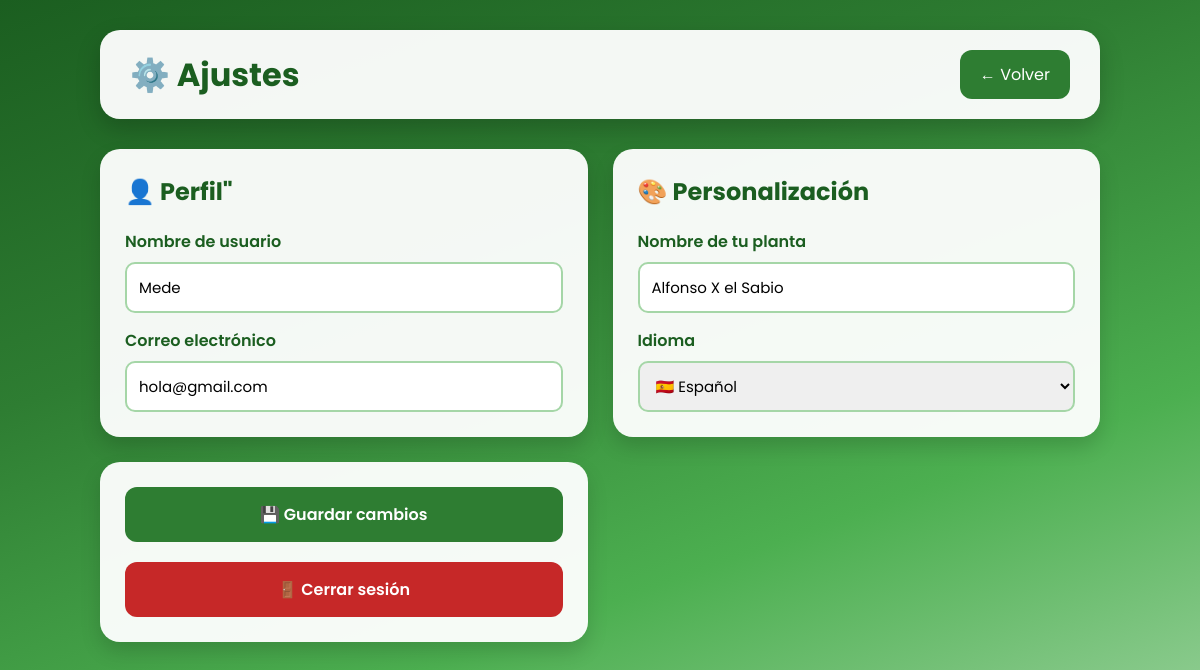
Page /ajustes (signed in) on the committed database.
### main.py (models this page shows, shortened)
class User(db.Model):
    id = db.Column(db.Integer, primary_key=True)
    email = db.Column(db.String(100), unique=True, nullable=False)
    password = db.Column(db.String(100), nullable=False)
    username = db.Column(db.String(100), nullable=True)
    points = db.Column(db.Integer, default=0)
    plant_name = db.Column(db.String(200), default=0)
    plant_type = db.Column(db.String(200), default=0)
    streak = db.Column(db.Integer, default=0)
    lvl = db.Column(db.Integer, default=0)
    impact = db.Column(db.Integer, default=0)

### main.py (the view)
@app.route('/ajustes')
def ajustes():
    if 'user_id' in session:
        user_id = session['user_id']
        user = User.query.get(user_id)
        return render_template('settings.html', user=user)
    else:
        return redirect('/')

### templates/settings.html (shortened to what this page needs)
<!DOCTYPE html>
<html lang="es">
<head>
    <link rel="stylesheet" href="../static/css/settings.css">
</head>
<body>
    <header class="encabezado">
        <h1>⚙️ Ajustes</h1>
        <a href="dashboard" class="volver">
            ← Volver
        </a>
    </header>
    <form class="form" action="/guardar_ajustes" method="POST">
        <section class="tarjeta">
            <h2>👤 Perfil"</h2>
            <label>Nombre de usuario</label>
            <input type="text" name="username" value="{{ user.username }}">
            <label>Correo electrónico</label>
            <input type="email" name="email" value="{{ user.email }}">
        </section>
        <section class="tarjeta">
            <h2>🎨 Personalización</h2>
            <label>Nombre de tu planta</label>
            <input type="text" name="plant_name" value="{{ user.plant_name }}">
            <label>Idioma</label>
            <select name="idioma" onchange="this.form.submit()">
            <option value="es">🇪🇸 Español</option>
            </select>
        </section>
        <section class="tarjeta botones">
            <button type="submit" class="guardar">
                💾 Guardar cambios
            </button>
            <a href="/logout" class="cerrar">
                🚪 Cerrar sesión
            </a>
        </section>
    </form>
</body>
</html>

### static/css/settings.css (style rules this page uses)
* { margin:0; padding:0; box-sizing:border-box; font-family:"Poppins",sans-serif; }
body { min-height:100vh; background:linear-gradient(160deg,#1B5E20,#2E7D32,#4CAF50,#A5D6A7); padding:30px; }
.encabezado { max-width:1000px; margin:auto; margin-bottom:30px; background:rgba(255,255,255,.95); padding:20px 30px; border-radius:20px; display:flex; justify-content:space-between; align-items:center; box-shadow:0 10px 25px rgba(0,0,0,.2); }
.encabezado h1 { color:#1B5E20; }
.volver { text-decoration:none; color:white; background:#2E7D32; padding:12px 20px; border-radius:12px; transition:.3s; }
.form { max-width:1000px; margin:auto; display:grid; grid-template-columns:repeat(auto-fit,minmax(350px,1fr)); gap:25px; }
.tarjeta { background:rgba(255,255,255,.95); border-radius:20px; padding:25px; box-shadow:0 10px 20px rgba(0,0,0,.15); }
.tarjeta h2 { color:#1B5E20; margin-bottom:20px; }
label { display:block; margin-top:15px; margin-bottom:8px; font-weight:600; color:#1B5E20; }
input[type=text], input[type=email], select { width:100%; padding:12px; border:2px solid #A5D6A7; border-radius:10px; outline:none; font-size:15px; }
.botones { display:flex; flex-direction:column; justify-content:center; gap:20px; }
button { padding:15px; border:none; border-radius:12px; color:white; font-size:16px; font-weight:600; cursor:pointer; transition:.3s; }
.guardar { width:100%; background:#2E7D32; }
.cerrar { display:block; width:100%; text-align:center; text-decoration:none; background:#C62828; padding:15px; border:none; border-radius:12px; color:white; font-size:16px; font-weight:600; cursor:pointer; transition:.3s; }

### rows in the picture
User: username "Mede", email "hola@gmail.com", plant_name "Alfonso X el Sabio"
